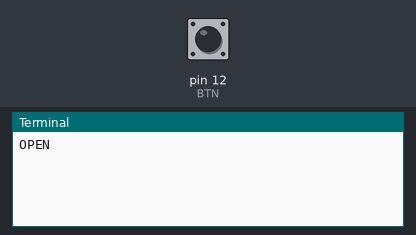
The program below on a simulated Raspberry Pi (header pin numbers). Parts: the last lines printed to the terminal. Inputs (shaded band) come from the test bench; at power-on: pin 12 (BTN) HIGH. Speech is not drawn; the words are listed on the console.

Above: at 1.2 s.
1.3 s: pin 12 (BTN) pulled LOW for 0.15 s
At 1.46 s:
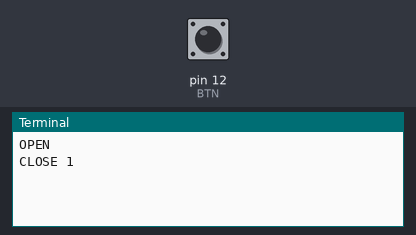
2.9 s: pin 12 (BTN) pulled LOW for 1 s
At 5.0 s:
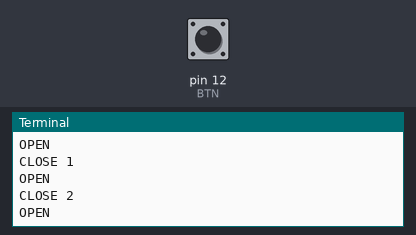
5.4 s: pin 12 (BTN) pulled LOW for 0.15 s
At 6.8 s:
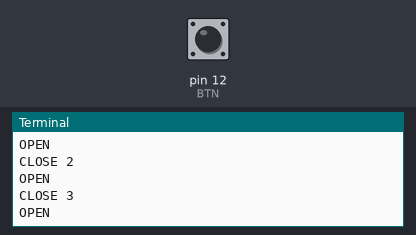

Measured:
- after the input at 1.3 s, the terminal: prints a new line at once (image 1)
- after the input at 2.9 s, the terminal: prints a new line at once (image 2)
- after the input at 5.4 s, the terminal: prints a new line at once (image 3)

The program:

btntest.py
```python
#!/usr/bin/python3
#btntest.py
import time
import os
import RPi.GPIO as GPIO
#HARDWARE SETUP
# P1
# 2[==X==1=======]26
# 1[=============]25
#Button Config
BTN = 12

def gpio_setup():
  #Setup the wiring
  GPIO.setmode(GPIO.BOARD)
  #Setup Ports
  GPIO.setup(BTN,GPIO.IN,pull_up_down=GPIO.PUD_UP)


def main():
  gpio_setup()
  count=0
  btn_closed = True
  while True:
    btn_val = GPIO.input(BTN)
    if btn_val and btn_closed:
       print("OPEN")
       btn_closed=False
    elif btn_val==False and btn_closed==False:
       count+=1
       print("CLOSE %s" % count)
       os.system("flite -t '%s'" % count)
       btn_closed=True
    time.sleep(0.1)

try:
  main()
finally:
  GPIO.cleanup()
  print("Closed Everything. END")
#End
```
